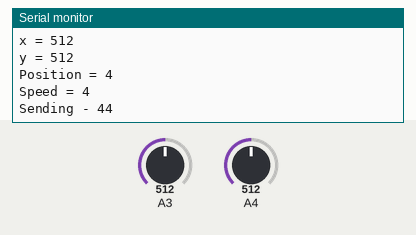
Simulated run of this sketch. Board: Arduino Uno, built with avr-gcc and run on an emulated ATmega328P. On the bench: the last lines printed to the serial monitor. Inputs (shaded band) come from the test bench; at power-on: A3 = 512, A4 = 512. No radio packets arrive unless stated.

Above: at 1.2 s.
1.3 s: A3 set to 716
At 1.4 s:
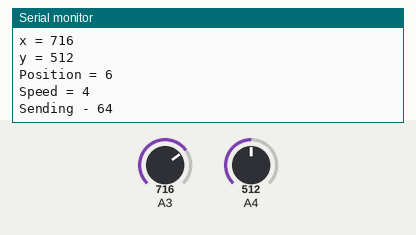
2.8 s: A4 set to 716
At 2.87 s:
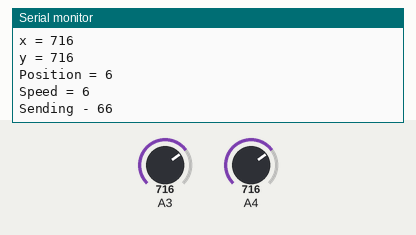
4.3 s: A3 set to 900
At 4.43 s:
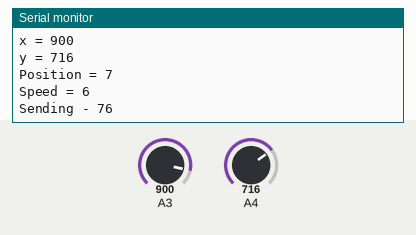
5.8 s: A4 set to 900
At 5.9 s:
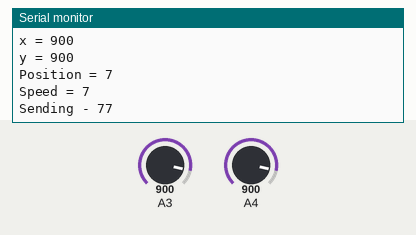
Timing chart, 0 to 8.3 s (numbered marks = the images above; inputs shaded):
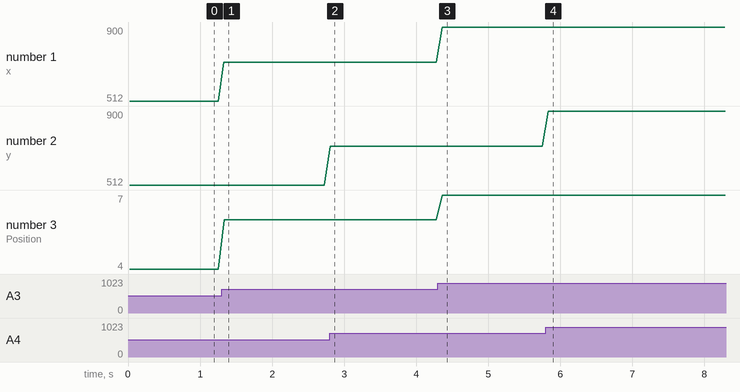

The sketch:

Joystick_Transmiter.ino
```cpp
#include <RH_RF69.h>

#define RF69_FREQ 915.0

#define RFM69_RST 2
#define RFM69_INT 3
#define RFM69_CS 4

#define yInput A3
#define xInput A4


int hello = 0;

RH_RF69 rf69(RFM69_CS, RFM69_INT);

int16_t packetnum = 0;

void setup() {
  Serial.begin(115200);
  pinMode(RFM69_RST, OUTPUT);

  digitalWrite(RFM69_RST, LOW);

  digitalWrite(RFM69_RST, HIGH);
  delay(10);
  digitalWrite(RFM69_RST, LOW);
  delay(10);

  if (!rf69.init()) {
    Serial.println("RFM69 radio init failed");
    while (1)
      ;
  }
  Serial.println("RFM69 radio init OK!");
  if (!rf69.setFrequency(RF69_FREQ)) {
    Serial.println("setFrequency failed");
  }

  rf69.setTxPower(20, true);

  uint8_t key[] = { 0x01, 0x02, 0x03, 0x04, 0x05, 0x06, 0x07, 0x08,
                    0x01, 0x02, 0x03, 0x04, 0x05, 0x06, 0x07, 0x08 };
  rf69.setEncryptionKey(key);

  Serial.print("RFM69 radio @");
  Serial.print((int)RF69_FREQ);
  Serial.println(" MHz");
}

void loop() {

  int x = analogRead(A3);
  int y = analogRead(A4);

  Serial.println();
  Serial.print("x = ");
  Serial.println(x);
  Serial.print("y = ");
  Serial.println(y);

  int pos = map(x, 1, 1023, 0, 9);
  Serial.print("Position = ");
  Serial.println(pos);

  int speed = map(y, 1, 1023, 0, 9);
  Serial.print("Speed = ");
  Serial.println(speed);

  int z;
  char radiopacket[20] = " ";

  if (pos == 0) {
    radiopacket[1] = '0';
  }
  if (pos == 1) {
    radiopacket[1] = '1';
  }
  if (pos == 2) {
    radiopacket[1] = '2';
  }
  if (pos == 3) {
    radiopacket[1] = '3';
  }
  if (pos == 4) {
    radiopacket[1] = '4';
  }
  if (pos == 5) {
    radiopacket[1] = '5';
  }
  if (pos == 6) {
    radiopacket[1] = '6';
  }
  if (pos == 7) {
    radiopacket[1] = '7';
  }
  if (pos == 8) {
    radiopacket[1] = '8';
  }
  if (pos == 9) {
    radiopacket[1] = '9';
  }
  if (speed == 0) {
    radiopacket[2] = '0';
  }
  if (speed == 1) {
    radiopacket[2] = '1';
  }
  if (speed == 2) {
    radiopacket[2] = '2';
  }
  if (speed == 3) {
    radiopacket[2] = '3';
  }
  if (speed == 4) {
    radiopacket[2] = '4';
  }
  if (speed == 5) {
    radiopacket[2] = '5';
  }
  if (speed == 6) {
    radiopacket[2] = '6';
  }
  if (speed == 7) {
    radiopacket[2] = '7';
  }
  if (speed == 8) {
    radiopacket[2] = '8';
  }
  if (speed == 9) {
    radiopacket[2] = '9';
  }


  Serial.print("Sending -");
  Serial.println(radiopacket);

  rf69.send((uint8_t *)radiopacket, strlen(radiopacket));
  rf69.waitPacketSent();
delay(20);
}
```

Measured:
- after the input at 1.3 s, the serial monitor: prints a new line at once (image 1)
- after the input at 2.8 s, the serial monitor: prints a new line at once (image 2)
- after the input at 4.3 s, the serial monitor: prints a new line after 0.06 s (image 3)
- after the input at 5.8 s, the serial monitor: prints a new line at once (image 4)
- plotted number 1: 512 → 716 after the input at 1.3 s, 716 → 900 after the input at 4.3 s
- plotted number 3: 4 → 6 after the input at 1.3 s, 6 → 7 after the input at 4.3 s
